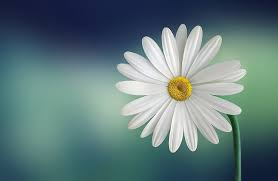
#> input picture Lab4/Chuong3(NangCao)/Cau1/image/hoa.jpg, 278 x 181 px, found by its file name
$ jupyter execute cau1_notebook.ipynb
#> lines starting #> are read from the running program, lines starting #| are printed output that depends on the picture
## **THỰC HIỆN KHẢO SÁT VỀ CÁC PHƯƠNG PHÁP BĂM WAVELET KHÁC NHAU VÀ SO SÁNH HIỆU SUẤT CỦA CHÚNG:**

## 1. Mục tiêu khảo sát

Trong bài toán so sánh và tìm kiếm ảnh tương tự, việc so sánh trực tiếp từng pixel là không hiệu quả,
do ảnh có thể bị thay đổi về kích thước, độ sáng, nhiễu hoặc góc nhìn.
Vì vậy, cần một cách biểu diễn ảnh gọn nhẹ nhưng vẫn giữ được đặc trưng nội dung chính của ảnh.

Băm Wavelet được sử dụng nhằm:
- Biểu diễn nội dung ảnh dưới dạng một chuỗi bit ngắn gọn (hash)
- Đảm bảo các ảnh có nội dung tương tự sẽ có mã băm gần nhau
- Giảm chi phí lưu trữ và thời gian so sánh so với việc so sánh ảnh gốc

Mục tiêu :
- Phân tích cách các phương pháp băm Wavelet trích xuất đặc trưng từ ảnh
- So sánh khả năng phân biệt ảnh tương tự và ảnh không tương tự giữa các phương pháp
- Đánh giá sự đánh đổi giữa độ chính xác và độ phức tạp tính toán
- Làm cơ sở lựa chọn phương pháp băm Wavelet phù hợp cho bài toán so sánh ảnh trong thực tế

## 2. Các phương pháp băm Wavelet được khảo sát

Trong thực tế tồn tại nhiều loại wavelet khác nhau như Haar, Daubechies, Symlet, Coiflet,...
Tuy nhiên, không phải phương pháp nào cũng phù hợp cho bài toán băm ảnh trong phạm vi bài thực hành.

Trong khảo sát này, hai phương pháp được lựa chọn là Haar Wavelet Hash và Daubechies Wavelet Hash (db2)  .

### 2.1 Haar Wavelet Hash

Haar Wavelet là wavelet đơn giản nhất, sử dụng các hàm cơ sở dạng bậc thang.
Khi áp dụng vào băm ảnh, Haar Wavelet giúp tách ảnh thành các thành phần tần số thấp và cao
một cách nhanh chóng.

Lý do chọn Haar Wavelet:
- Cấu trúc đơn giản, dễ cài đặt
- Thời gian tính toán nhanh
- Thường được dùng làm phương pháp cơ sở (baseline) để so sánh

Trong khảo sát này, Haar Wavelet được sử dụng làm mốc để đánh giá hiệu suất
của các phương pháp wavelet phức tạp hơn.

### 2.2 Daubechies Wavelet Hash (db2)

Daubechies Wavelet là họ wavelet có độ trơn cao hơn Haar,
cho phép mô tả cấu trúc ảnh tốt hơn ở nhiều mức phân giải.

Wavelet db2 được lựa chọn vì:
- Có độ phức tạp vừa phải, không quá nặng về tính toán
- Cải thiện khả năng phân biệt ảnh so với Haar Wavelet
- Được hỗ trợ trực tiếp bởi thư viện PyWavelets

Việc so sánh Haar và Daubechies (db2) cho phép đánh giá ảnh hưởng
của việc sử dụng wavelet trơn hơn đến hiệu suất băm ảnh.

[cell 1]
import cv2
import pywt
import numpy as np
import matplotlib.pyplot as plt

[cell 2]
# Hàm băm wavelet
def wavelet_hash(img, wavelet='haar', hash_size=8):
    # 1. Gray + resize
    img = cv2.cvtColor(img, cv2.COLOR_BGR2GRAY)
    img = cv2.resize(img, (256, 256))

    # 2. Wavelet decomposition
    LL, (LH, HL, HH) = pywt.dwt2(img, wavelet)

    # 3. Resize sub-bands
    LL = cv2.resize(LL, (hash_size, hash_size))
    LH = cv2.resize(LH, (hash_size, hash_size))
    HL = cv2.resize(HL, (hash_size, hash_size))

    # 4. Combine features
    features = np.concatenate([LL.flatten(),
                               LH.flatten(),
                               HL.flatten()])

    # 5. Threshold bằng median
    median = np.median(features)
    return (features > median)

[cell 3]
# Hàm Khoang cách
def hamming_distance(h1, h2):
    return np.count_nonzero(h1 != h2)

## 4. Chuẩn bị dữ liệu

- Ảnh gốc
- Ảnh bị xoay / nhiễu / thay đổi sáng
- Ảnh không tương tự

[cell 4]
# Đọc và hiển thị ảnh
img1 = cv2.imread("C:\\Users\\PC\\Downloads\\hoa.jpg")
#> img1 is the input picture: shape (181, 278, 3); mean B, G, R 123.9, 122.5, 97.4
img2 = cv2.imread("C:\\Users\\PC\\Downloads\\hoaxoay.jpg")
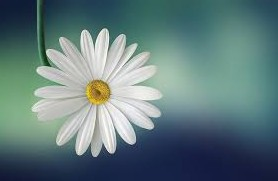
#> input picture Lab4/Chuong3(NangCao)/Cau1/image/hoaxoay.jpg, 278 x 181 px, found by its file name
#> img2 is the input picture: shape (181, 278, 3); mean B, G, R 123.9, 122.5, 97.4
img3 = cv2.imread("C:\\Users\\PC\\Downloads\\hoatoi.jpg")
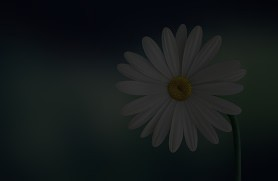
#> input picture Lab4/Chuong3(NangCao)/Cau1/image/hoatoi.jpg, 278 x 181 px, found by its file name
#> img3 is the input picture: shape (181, 278, 3); mean B, G, R 25.4, 25.1, 19.9

plt.figure(figsize=(10,3))
plt.subplot(1,3,1); plt.imshow(cv2.cvtColor(img1, cv2.COLOR_BGR2RGB)); plt.title("Image 1")
plt.subplot(1,3,2); plt.imshow(cv2.cvtColor(img2, cv2.COLOR_BGR2RGB)); plt.title("Similar")
plt.subplot(1,3,3); plt.imshow(cv2.cvtColor(img3, cv2.COLOR_BGR2RGB)); plt.title("Different")
plt.axis('off')
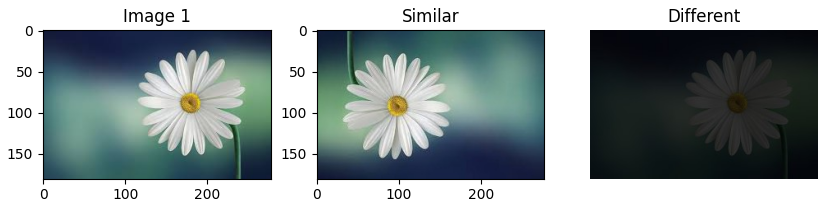
#> figure drawn by matplotlib, 3 panels

[cell 5]
# Tính hash & khoảng cách
h1_haar = wavelet_hash(img1, 'haar')
#> in wavelet_hash, `features = np.concatenate([LL.flatten(), LH.flatten(), HL.flatten()])`: features = 192 values, max 469.8 at index 20, min -31.13 at index 141, mean 77.12
#> in wavelet_hash, `median = np.median(features)`: median = 0.563
h2_haar = wavelet_hash(img2, 'haar')
#> call 2 of wavelet_hash, with wavelet = 'haar', hash_size = 8
#> in wavelet_hash (call 2), `img = cv2.cvtColor(img, cv2.COLOR_BGR2GRAY)`:
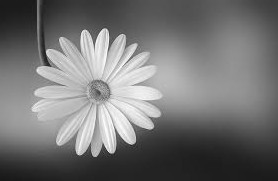
#> img: shape (181, 278); min 24, max 255, mean 115.1
#> in wavelet_hash (call 2), `features = np.concatenate([LL.flatten(), LH.flatten(), HL.flatten()])`: features = 192 values, max 470.4 at index 43, min -14.37 at index 75, mean 77.86
#> in wavelet_hash (call 2), `median = np.median(features)`: median = 1.13
h3_haar = wavelet_hash(img3, 'haar')
#> call 3 of wavelet_hash, with wavelet = 'haar', hash_size = 8
#> in wavelet_hash (call 3), `img = cv2.resize(img, (256, 256))`:
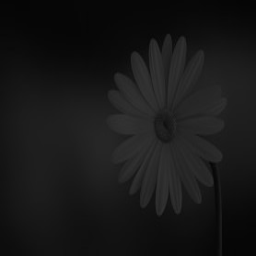
#> img: shape (256, 256); min 4, max 53, mean 23.5
#> in wavelet_hash (call 3), `LL, (LH, HL, HH) = pywt.dwt2(img, wavelet)`:
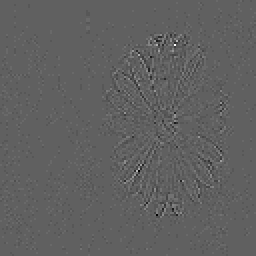
#> HH: shape (128, 128) float64 (shown 2 times larger); min -5.5, max 9, mean 0.0022; drawn with min black and max white
#> in wavelet_hash (call 3), `features = np.concatenate([LL.flatten(), LH.flatten(), HL.flatten()])`: features = 192 values, max 95.62 at index 20, min -3.5 at index 141, mean 15.82
#> in wavelet_hash (call 3), `median = np.median(features)`: median = 0.125

h1_db = wavelet_hash(img1, 'db2')
#> call 4 of wavelet_hash, with wavelet = 'db2', hash_size = 8
#> in wavelet_hash (call 4), `LL, (LH, HL, HH) = pywt.dwt2(img, wavelet)`:
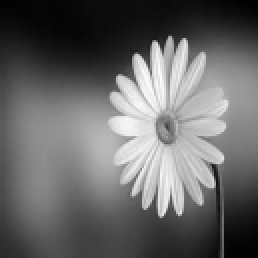
#> LL: shape (129, 129) float64 (shown 2 times larger); min 48.5, max 492.4, mean 228.2; drawn with min black and max white
#> in wavelet_hash (call 4), `features = np.concatenate([LL.flatten(), LH.flatten(), HL.flatten()])`: features = 192 values, max 466.1 at index 20, min -25.97 at index 116, mean 76.9
#> in wavelet_hash (call 4), `median = np.median(features)`: median = 0.25
h2_db = wavelet_hash(img2, 'db2')
#> in wavelet_hash (call 5), `LL, (LH, HL, HH) = pywt.dwt2(img, wavelet)`:
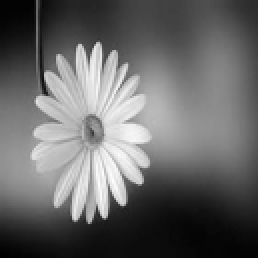
#> LL: shape (129, 129) float64 (shown 2 times larger); min 47.95, max 493.9, mean 228.9; drawn with min black and max white
#> in wavelet_hash (call 5), `LL, (LH, HL, HH) = pywt.dwt2(img, wavelet)`:
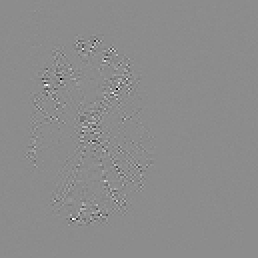
#> HH: shape (129, 129) float64 (shown 2 times larger); min -36.3, max 29.62, mean 0; drawn with min black and max white
#> in wavelet_hash (call 5), `features = np.concatenate([LL.flatten(), LH.flatten(), HL.flatten()])`: features = 192 values, max 478 at index 43, min -19.46 at index 147, mean 77.81
#> in wavelet_hash (call 5), `median = np.median(features)`: median = 0.361
h3_db = wavelet_hash(img3, 'db2')
#> in wavelet_hash (call 6), `LL, (LH, HL, HH) = pywt.dwt2(img, wavelet)`:
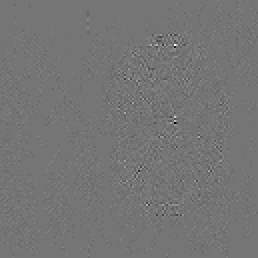
#> HH: shape (129, 129) float64 (shown 2 times larger); min -6.59, max 7.76, mean 0.00211; drawn with min black and max white
#> in wavelet_hash (call 6), `features = np.concatenate([LL.flatten(), LH.flatten(), HL.flatten()])`: features = 192 values, max 94.64 at index 20, min -3.19 at index 116, mean 15.79
#> in wavelet_hash (call 6), `median = np.median(features)`: median = 0.0975

# In kết quả
print("Haar - similar   :", hamming_distance(h1_haar, h2_haar))
#| Haar - similar   : 46
print("Haar - different :", hamming_distance(h1_haar, h3_haar))
#| Haar - different : 20

print("DB2  - similar   :", hamming_distance(h1_db, h2_db))
#| DB2  - similar   : 50
print("DB2  - different :", hamming_distance(h1_db, h3_db))
#| DB2  - different : 34
